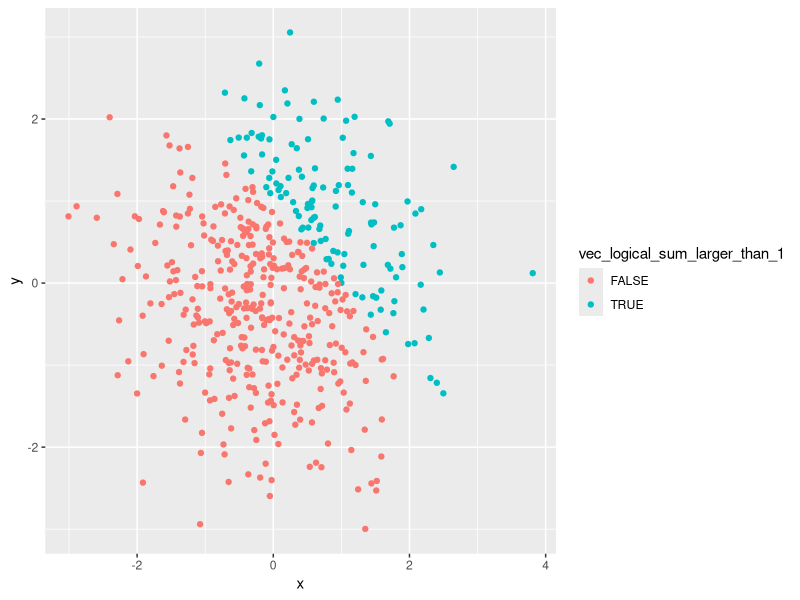
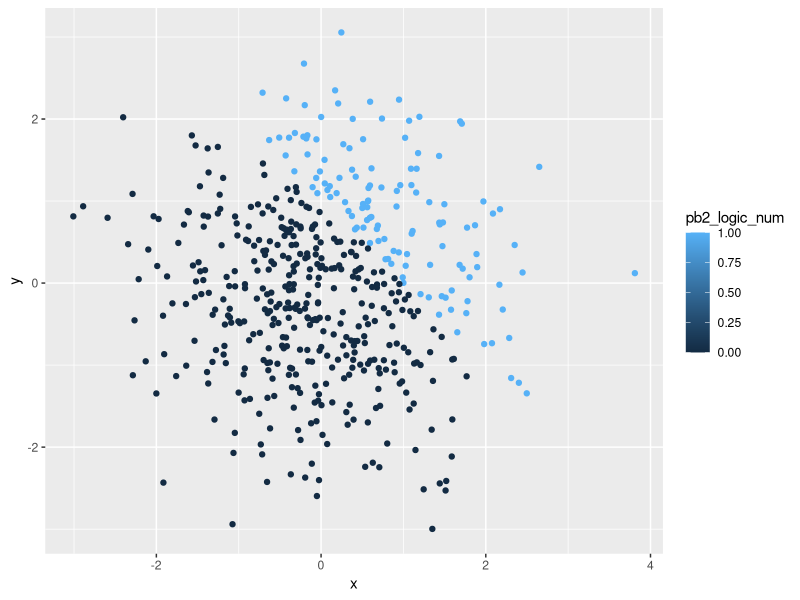
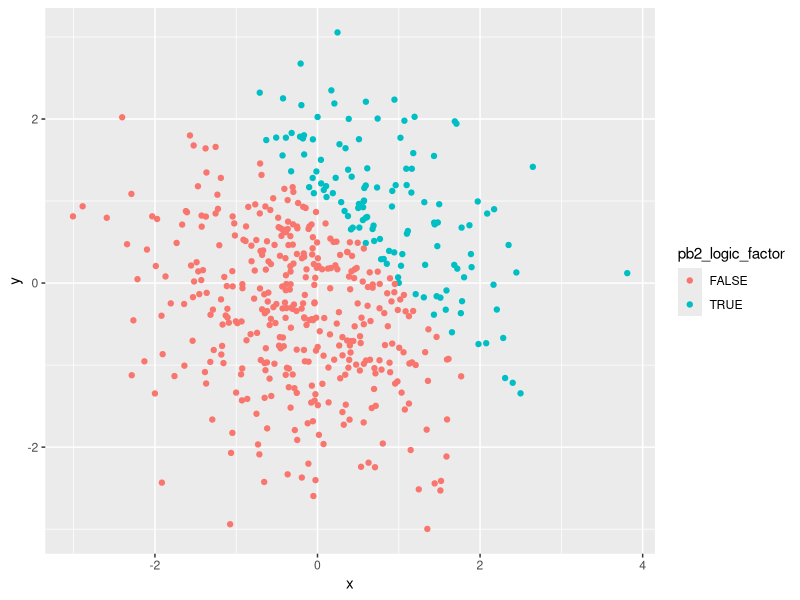
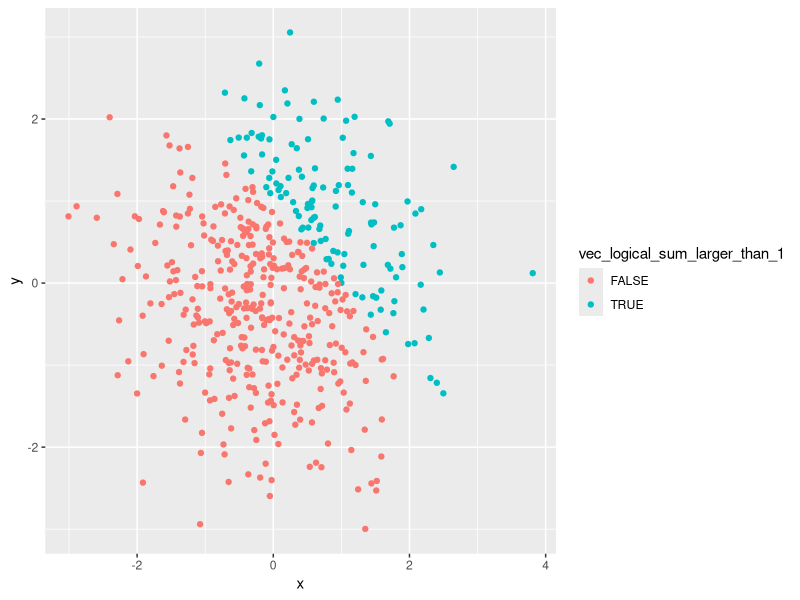

Generate these figures, in order, with R:
## ---- chunk 1
knitr::opts_chunk$set(echo = TRUE)
library(tidyverse)
library(ggplot2)
## ---- chunk 2
#Set the seed for the random Norma distribution
set.seed(1)
problem1_df = tibble(
  #the first vector is a random sample of size 8 from a standard Normal distribution
  vec_random_sample = (x = rnorm(8) ),
  #the second vector is the a character vector of length 8 indexing the sample from normal distribution
  vec_char = c("first", "second", "third", "forth","fifth","sixth","seventh","eighth"),
  #the third vector is the logical vector that used to determined whether elements of the sample are greater than 0
  vec_logical = vec_random_sample > 0 ,
  #the forth vector is the factor that comprised of three levels.
  vec_factor = factor(c("low", "low", "low", "middle","middle","high","high","high"))
)
  
problem1_df
## ---- chunk 3
# Find the mean for each vector in the dataset
sapply(problem1_df, mean)
# Means can be found for numeric or logical vector: vec_random_sample and vec_logical
## ---- chunk 4
#convert the logical vector to numeric, and multiply the random sample by the result
Pb1_Q4_1<-as.numeric(pull( problem1_df, vec_logical))* pull( problem1_df, vec_random_sample)
Pb1_Q4_1
#For the false result, the product become zero. For the postive result, the orignin values are retained,


#convert the logical vector to a factor, and multiply the random sample by the result
Pb1_Q4_2<-as.factor(pull( problem1_df, vec_logical))* pull( problem1_df, vec_random_sample)
Pb1_Q4_2
#Since factor is not a numbner, therefore multipilication does not make sense.

#convert the logical vector to a factor and then convert the result to numeric, and multiply the random sample by the result
Pb1_Q4_3<-as.numeric(as.factor(pull( problem1_df, vec_logical)))* pull( problem1_df, vec_random_sample)
Pb1_Q4_3
#Since, when converted to number, the levels of factors will be denoted by 1 and 2 instead of 0 and 1, the result will be different from the first command of this part.
## ---- chunk 5
problem2_df = tibble(
  #the first vector is x, a random sample of size 500 from a standard Normal distribution
  x = (x = rnorm(500) ),
 #the second vector is y, a random sample of size 500 from a standard Normal distribution
  y = (y = rnorm(500) ),
  #the third vector is the logical vector that used to determined whether x+y >1
  vec_logical_sum_larger_than_1 = x+y > 1 ,
  #the forth vector is the above logical vector coerced into numeric form
   pb2_logic_num = as.numeric(vec_logical_sum_larger_than_1),
 #the fifth vector is the above logical vector coerced into factor form
   pb2_logic_factor = as.factor(vec_logical_sum_larger_than_1),
 )

problem2_df
## ---- chunk 6

#scatterplot of y vs x; color points using the logical variable
#Define an object to contain it ince this graph is to be exported.
problem2_task2_part1_scplot<-ggplot(problem2_df, #Input dataset
       aes(x = x, #Define variable that input
           y=y,
           color = vec_logical_sum_larger_than_1))+geom_point() # Define how color are devided and how datapot are arranged.
problem2_task2_part1_scplot
## ---- chunk 7

#scatterplot of y vs x; color points using the numeric variable
ggplot(problem2_df, #Input dataset
       aes(x = x, #Define variable that input
           y=y,
           color = pb2_logic_num))+geom_point() # Define how color are devided and how datapot are arranged.



## ---- chunk 8
#scatterplot of y vs x; color points using the factor variable
ggplot(problem2_df, #Input dataset
       aes(x = x, #Define variable that input
           y=y,
           color = pb2_logic_factor))+geom_point() # Define how color are devided and how datapot are arranged.

## ---- chunk 9
ggsave("problem2_task2_part1_scplot.png",
       plot = problem2_task2_part1_scplot,
       path = "/Users/haosun/Desktop/Columbia class/BISTP8105_data_science/Homework/1/p8105_hw1_hs3163g/"
       )
